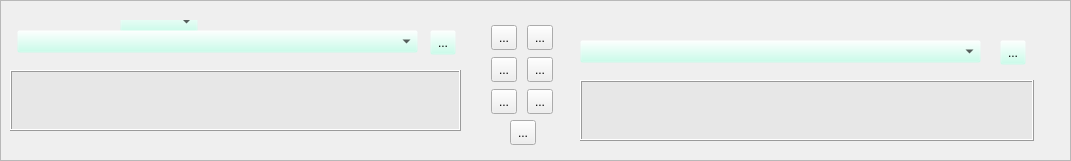
    <widget class="QFrame" name="frame_haut">
     <property name="geometry">
      <rect>
       <x>30</x>
       <y>40</y>
       <width>1071</width>
       <height>161</height>
      </rect>
     </property>
     <property name="frameShape">
      <enum>QFrame::StyledPanel</enum>
     </property>
     <property name="frameShadow">
      <enum>QFrame::Raised</enum>
     </property>
     <widget class="QFrame" name="frame_client">
      <property name="geometry">
       <rect>
        <x>0</x>
        <y>20</y>
        <width>474</width>
        <height>120</height>
       </rect>
      </property>
      <property name="styleSheet">
       <string notr="true">background-color: rgb(188, 255, 231,0);</string>
      </property>
      <property name="frameShape">
       <enum>QFrame::Box</enum>
      </property>
      <property name="frameShadow">
       <enum>QFrame::Raised</enum>
      </property>
      <property name="lineWidth">
       <number>1</number>
      </property>
      <widget class="QTextBrowser" name="textBrowser_client">
       <property name="geometry">
        <rect>
         <x>10</x>
         <y>50</y>
         <width>451</width>
         <height>61</height>
        </rect>
       </property>
       <property name="toolTip">
        <string>Double click pour sélectionner l'édition</string>
       </property>
       <property name="styleSheet">
        <string notr="true">background-color: rgb(231, 231, 231);</string>
       </property>
       <property name="frameShape">
        <enum>QFrame::Box</enum>
       </property>
       <property name="frameShadow">
        <enum>QFrame::Raised</enum>
       </property>
       <property name="lineWidth">
        <number>1</number>
       </property>
       <property name="midLineWidth">
        <number>0</number>
       </property>
      </widget>
      <widget class="QToolButton" name="toolButton_ClientInfo">
       <property name="geometry">
        <rect>
         <x>430</x>
         <y>10</y>
         <width>26</width>
         <height>25</height>
        </rect>
       </property>
       <property name="text">
        <string>...</string>
       </property>
       <property name="icon">
        <iconset resource="resources.qrc">
         <normaloff>:/newPrefix/images/info.png</normaloff>:/newPrefix/images/info.png</iconset>
       </property>
       <property name="iconSize">
        <size>
         <width>24</width>
         <height>24</height>
        </size>
       </property>
      </widget>
      <widget class="QComboBox" name="comboBox">
       <property name="geometry">
        <rect>
         <x>120</x>
         <y>-10</y>
         <width>78</width>
         <height>23</height>
        </rect>
       </property>
      </widget>
      <widget class="QComboBox" name="comboBox_client">
       <property name="geometry">
        <rect>
         <x>17</x>
         <y>10</y>
         <width>401</width>
         <height>23</height>
        </rect>
       </property>
      </widget>
     </widget>
     <widget class="QFrame" name="frame_animal">
      <property name="geometry">
       <rect>
        <x>570</x>
        <y>30</y>
        <width>482</width>
        <height>120</height>
       </rect>
      </property>
      <property name="styleSheet">
       <string notr="true">background-color: rgb(188, 255, 231,0);</string>
      </property>
      <property name="frameShape">
       <enum>QFrame::Box</enum>
      </property>
      <property name="frameShadow">
       <enum>QFrame::Raised</enum>
      </property>
      <widget class="QTextBrowser" name="textBrowser_animal">
       <property name="geometry">
        <rect>
         <x>10</x>
         <y>50</y>
         <width>454</width>
         <height>61</height>
        </rect>
       </property>
       <property name="toolTip">
        <string>Double click pour sélectionner l'édition</string>
       </property>
       <property name="styleSheet">
        <string notr="true">background-color: rgb(231, 231, 231);</string>
       </property>
       <property name="frameShape">
        <enum>QFrame::Box</enum>
       </property>
       <property name="frameShadow">
        <enum>QFrame::Raised</enum>
       </property>
      </widget>
      <widget class="QToolButton" name="toolButton_AnimalInfo">
       <property name="geometry">
        <rect>
         <x>430</x>
         <y>10</y>
         <width>26</width>
         <height>25</height>
        </rect>
       </property>
       <property name="text">
        <string>...</string>
       </property>
       <property name="icon">
        <iconset resource="resources.qrc">
         <normaloff>:/newPrefix/images/info.png</normaloff>:/newPrefix/images/info.png</iconset>
       </property>
       <property name="iconSize">
        <size>
         <width>24</width>
         <height>24</height>
        </size>
       </property>
      </widget>
      <widget class="QComboBox" name="comboBox_Animal">
       <property name="geometry">
        <rect>
         <x>10</x>
         <y>10</y>
         <width>401</width>
         <height>23</height>
        </rect>
       </property>
      </widget>
     </widget>
     <widget class="QToolButton" name="toolButton_scan">
      <property name="geometry">
       <rect>
        <x>510</x>
        <y>120</y>
        <width>26</width>
        <height>25</height>
       </rect>
      </property>
      <property name="toolTip">
       <string>Recherche client / animal</string>
      </property>
      <property name="text">
       <string>...</string>
      </property>
      <property name="icon">
       <iconset resource="resources.qrc">
        <normaloff>:/newPrefix/images/loupe2.png</normaloff>:/newPrefix/images/loupe2.png</iconset>
      </property>
      <property name="iconSize">
       <size>
        <width>30</width>
        <height>30</height>
       </size>
      </property>
     </widget>
     <widget class="QToolButton" name="toolButton_addAnimal">
      <property name="geometry">
       <rect>
        <x>527</x>
        <y>25</y>
        <width>26</width>
        <height>25</height>
       </rect>
      </property>
      <property name="toolTip">
       <string>Nouvel animal</string>
      </property>
      <property name="text">
       <string>...</string>
      </property>
      <property name="icon">
       <iconset resource="resources.qrc">
        <normaloff>:/newPrefix/images/add1.png</normaloff>:/newPrefix/images/add1.png</iconset>
      </property>
      <property name="iconSize">
       <size>
        <width>30</width>
        <height>30</height>
       </size>
      </property>
     </widget>
     <widget class="QToolButton" name="toolButton_editClient">
      <property name="geometry">
       <rect>
        <x>491</x>
        <y>57</y>
        <width>26</width>
        <height>25</height>
       </rect>
      </property>
      <property name="toolTip">
       <string>Modifie client</string>
      </property>
      <property name="text">
       <string>...</string>
      </property>
      <property name="icon">
       <iconset resource="resources.qrc">
        <normaloff>:/newPrefix/images/edit1.png</normaloff>:/newPrefix/images/edit1.png</iconset>
      </property>
      <property name="iconSize">
       <size>
        <width>30</width>
        <height>30</height>
       </size>
      </property>
     </widget>
     <widget class="QToolButton" name="toolButton_deleteAnimal">
      <property name="geometry">
       <rect>
        <x>527</x>
        <y>89</y>
        <width>26</width>
        <height>25</height>
       </rect>
      </property>
      <property name="toolTip">
       <string>Efface animal</string>
      </property>
      <property name="text">
       <string>...</string>
      </property>
      <property name="icon">
       <iconset resource="resources.qrc">
        <normaloff>:/newPrefix/images/delete2.png</normaloff>:/newPrefix/images/delete2.png</iconset>
      </property>
      <property name="iconSize">
       <size>
        <width>30</width>
        <height>30</height>
       </size>
      </property>
     </widget>
     <widget class="QToolButton" name="toolButton_deleteClient">
      <property name="geometry">
       <rect>
        <x>491</x>
        <y>89</y>
        <width>26</width>
        <height>25</height>
       </rect>
      </property>
      <property name="toolTip">
       <string>Efface client</string>
      </property>
      <property name="text">
       <string>...</string>
      </property>
      <property name="icon">
       <iconset resource="resources.qrc">
        <normaloff>:/newPrefix/images/delete2.png</normaloff>:/newPrefix/images/delete2.png</iconset>
      </property>
      <property name="iconSize">
       <size>
        <width>30</width>
        <height>30</height>
       </size>
      </property>
     </widget>
     <widget class="QToolButton" name="toolButton_addClient">
      <property name="geometry">
       <rect>
        <x>491</x>
        <y>25</y>
        <width>26</width>
        <height>25</height>
       </rect>
      </property>
      <property name="toolTip">
       <string>Nouveau client</string>
      </property>
      <property name="text">
       <string>...</string>
      </property>
      <property name="icon">
       <iconset resource="resources.qrc">
        <normaloff>:/newPrefix/images/add1.png</normaloff>:/newPrefix/images/add1.png</iconset>
      </property>
      <property name="iconSize">
       <size>
        <width>30</width>
        <height>30</height>
       </size>
      </property>
     </widget>
     <widget class="QToolButton" name="toolButton_editAnimal">
      <property name="geometry">
       <rect>
        <x>527</x>
        <y>57</y>
        <width>26</width>
        <height>25</height>
       </rect>
      </property>
      <property name="toolTip">
       <string>Modifie animal</string>
      </property>
      <property name="text">
       <string>...</string>
      </property>
      <property name="icon">
       <iconset resource="resources.qrc">
        <normaloff>:/newPrefix/images/edit1.png</normaloff>:/newPrefix/images/edit1.png</iconset>
      </property>
      <property name="iconSize">
       <size>
        <width>30</width>
        <height>30</height>
       </size>
      </property>
     </widget>
    </widget>
